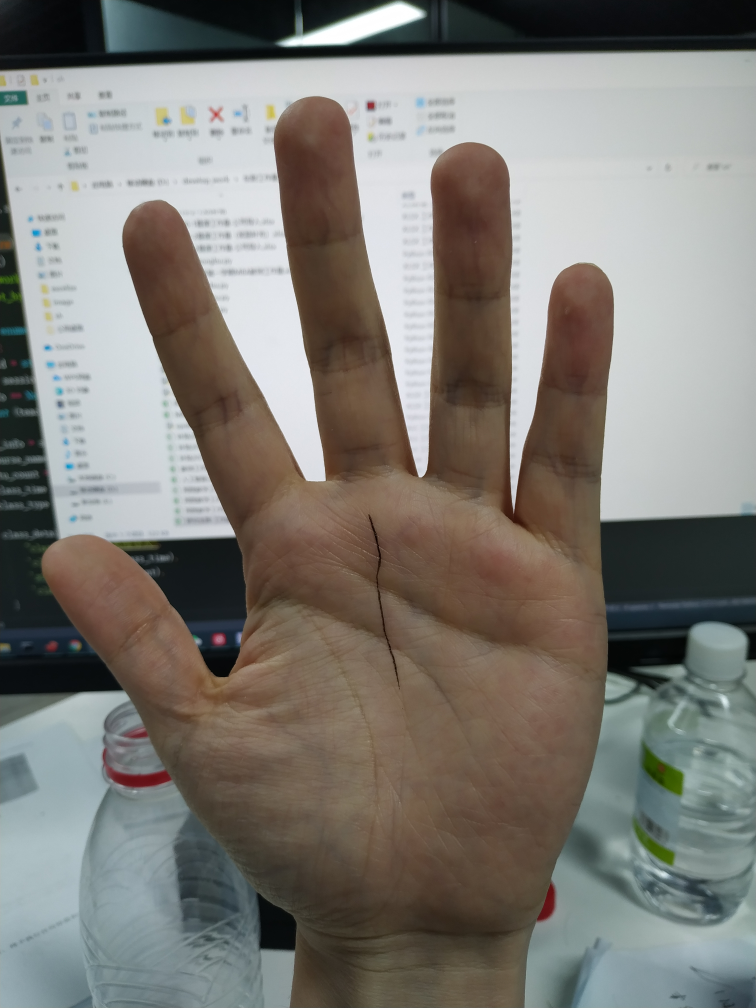
#> input picture image/cqh_test.jpg, 3024 x 4032 px, given in place of wxf.jpg, which was not available (shown at 1/4 size)
$ python contour.py
#> lines starting #> are read from the running program, lines starting #| are printed output that depends on the picture; after the words box and inside, x2 and y2 are one past the last pixel; in counts of white or black regions, pixels touching at a corner belong together; pictures that were not available may be replaced by others from this repository, and a replacement may not be noted
import cv2
import numpy as np


class Contour(object):
    def __init__(self, imageName, imagePath, toSavePath):
#> called with imageName = 'wxf', imagePath = '../image/wxf.jpg', toSavePath = '../image'
        self.ImageName = imageName
        self.ImagePath = imagePath
        self.ToSavePath = toSavePath
        self.img = cv2.imread(self.ImagePath)
#> self.img is the input picture: shape (4032, 3024, 3); mean B, G, R 117.9, 123.6, 126.3

    # 某些论文中提及的简单方式提取，也可使用别的优化
    def cutSkin(self):
        lower = np.array([0, 133, 77], np.uint8)
        upper = np.array([255, 173, 127], np.uint8)

        ycrcb = cv2.cvtColor(self.img, cv2.COLOR_BGR2YCR_CB)
#> ycrcb: shape (4032, 3024, 3); mean of channels 0, 1, 2 123.8, 129.8, 124.6
        mask = cv2.inRange(ycrcb, lower, upper)
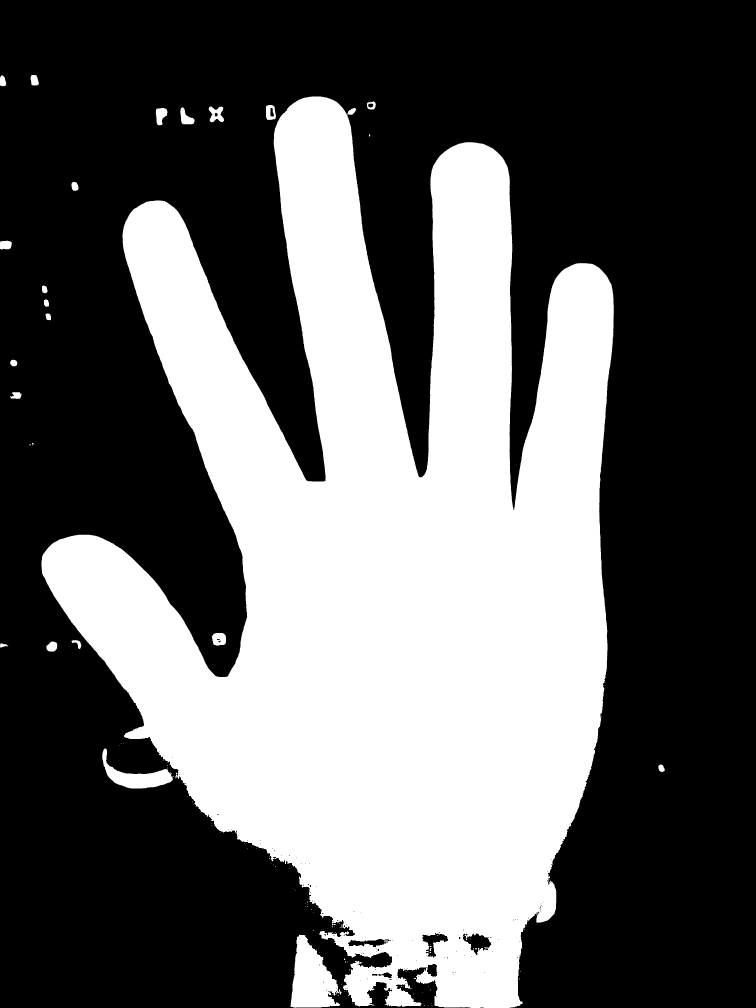
#> mask: shape (4032, 3024) (shown at 1/4 size); 37.7% white; 113 white regions (77 under 20 px), largest, box (x1, y1, x2, y2) and area: (166, 386, 2455, 4032) 4517718, (1162, 3738, 1366, 4032) 36337, (409, 2994, 691, 3154) 15551
        kernel = np.ones((55, 55), np.uint8)
        opening = cv2.morphologyEx(mask, cv2.MORPH_OPEN, kernel)
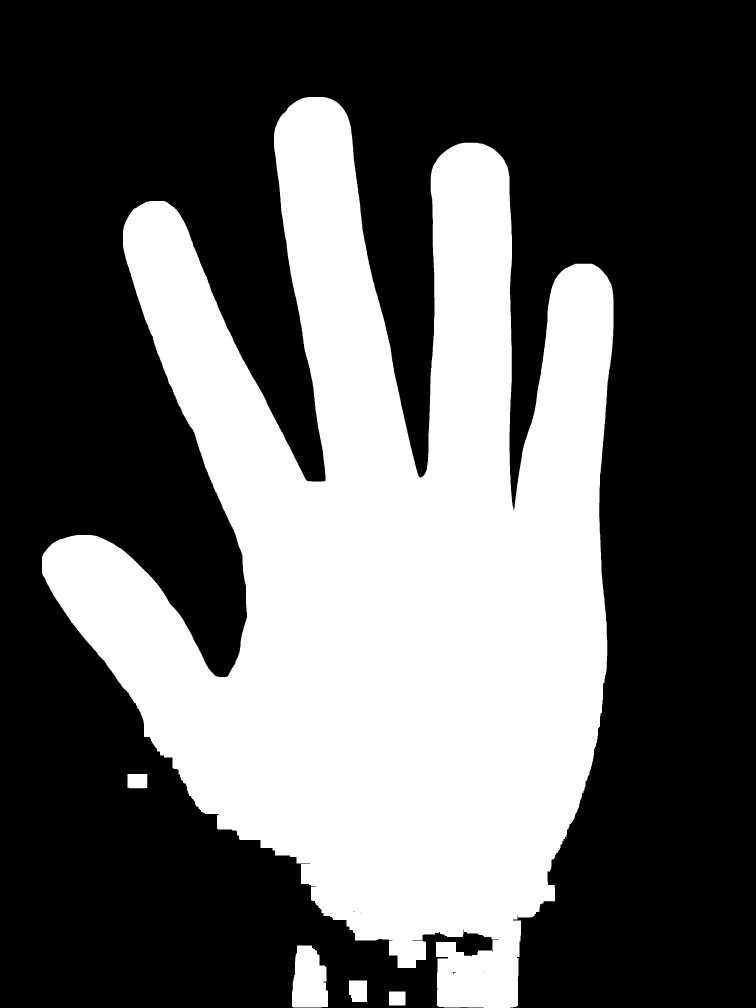
#> opening: shape (4032, 3024) (shown at 1/4 size); 36.8% white; 5 white regions
        skin = cv2.bitwise_and(self.img, self.img, mask=opening)
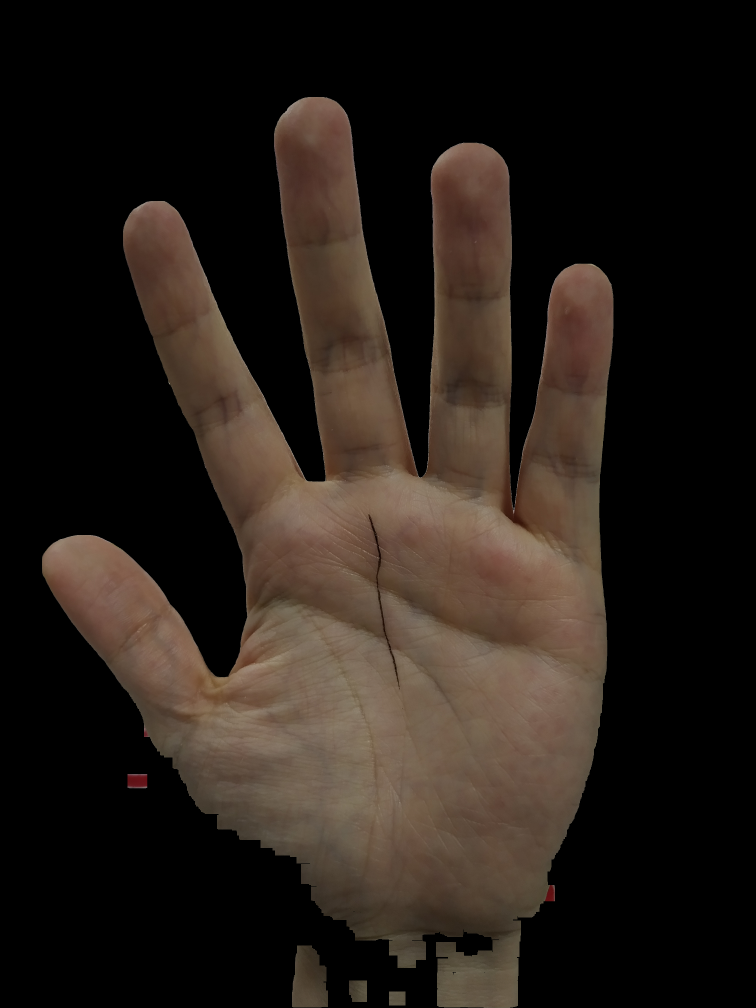
#> skin: shape (4032, 3024, 3) (shown at 1/4 size); mean B, G, R 23.9, 29.9, 37.9
        cv2.imwrite("{}/{}_skin.jpg".format(self.ToSavePath, self.ImageName), skin)
        return skin, opening

    def drawContour(self):
        skin, opening = self.cutSkin()
        skinc = skin.copy()
        _, black_and_white = cv2.threshold(opening, 127, 255, 0)
        contours, _ = cv2.findContours(black_and_white, cv2.RETR_TREE, cv2.CHAIN_APPROX_SIMPLE)
#> contours = 9 contours, 3 with area under 20; largest, box (x1, y1, x2, y2) and area: (168, 388, 2454, 4032) 4428221, (1168, 3782, 1312, 4030) 29090, (1396, 3922, 1468, 4008) 5748, (510, 3096, 589, 3153) 4352, (1556, 3966, 1622, 4022) 3575, (1809, 3887, 1825, 3899) 66
        length = len(contours)
#> length = 9
        maxArea = -1
        final_Contour = np.zeros(self.img.shape, np.uint8)
        if length > 0:
            ci = 0
            for i in range(length):
                temp = contours[i]
                area = cv2.contourArea(temp)
                if area > maxArea:
                    maxArea = area
                    ci = i
#> this loop made 9 passes
#> (temp, area, maxArea) on pass 1: ([[1556, 3966], [1556, 4021], [1621, 4021], [1621, 3966]], 3575, 3575)
#> (area, maxArea) on passes 2, 3, 5: (5748, 5748), (29090, 29090), (4428221, 4428221)
#> after the loop, ci = 4; maxArea = 4428221
            largest_contour = contours[ci]
#> largest_contour = contour of 5868 points, box (x1, y1, x2, y2) (168, 388, 2454, 4032), area 4428221
            contour = cv2.drawContours(final_Contour, [largest_contour], 0, (0, 255, 0), 3)
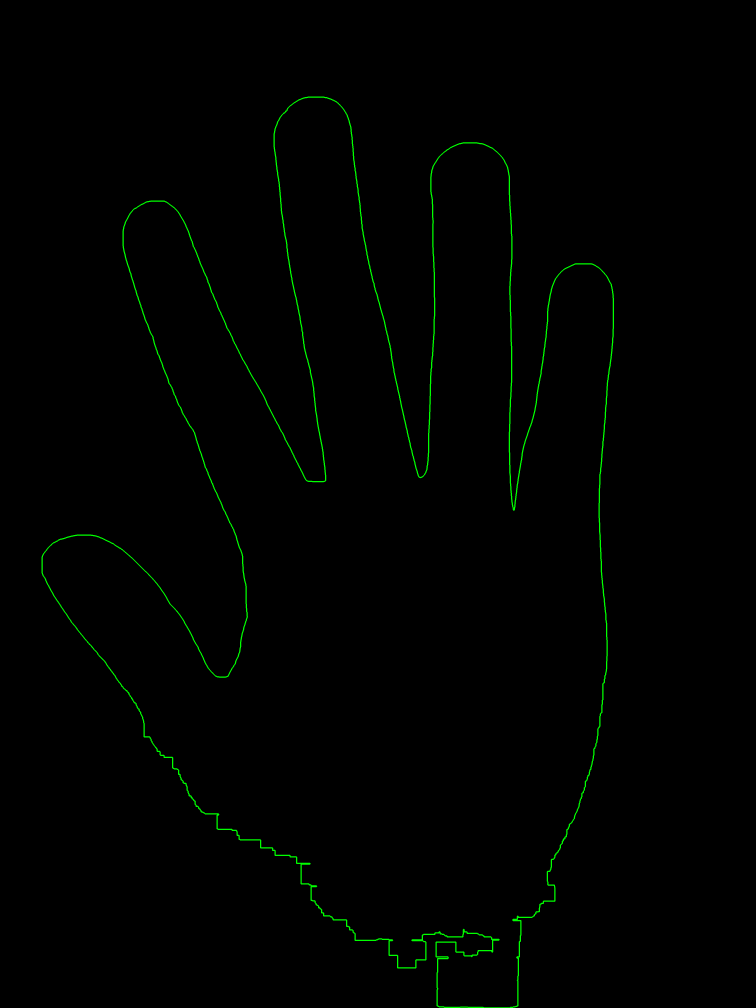
#> contour: shape (4032, 3024, 3) (shown at 1/4 size); mean of channels 0, 1, 2 0, 2, 0; drawn as B, G, R
            cv2.imwrite("{}/{}_contour.jpg".format(self.ToSavePath, self.ImageName), final_Contour)
            contourSkin = cv2.drawContours(skin, [largest_contour], 0, (255, 255, 255), 3)
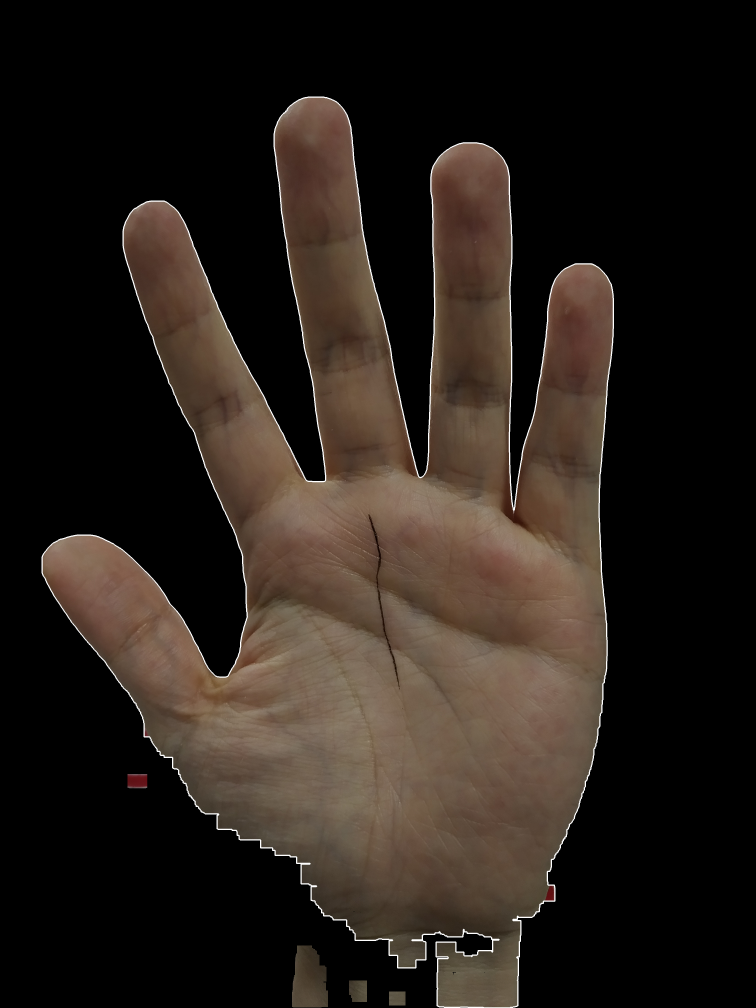
#> contourSkin: shape (4032, 3024, 3) (shown at 1/4 size); mean B, G, R 25.6, 31.5, 39.4
            cv2.imwrite("{}/{}_contour_skin.jpg".format(self.ToSavePath, self.ImageName), skin)
            return largest_contour, skinc, contour, contourSkin

if __name__ == '__main__':
    uu = "wxf"
    imagePath = "../image/{}.jpg".format(uu)
    toSavePath = "../image"
    c = Contour(uu,imagePath,toSavePath)
    c.drawContour()
